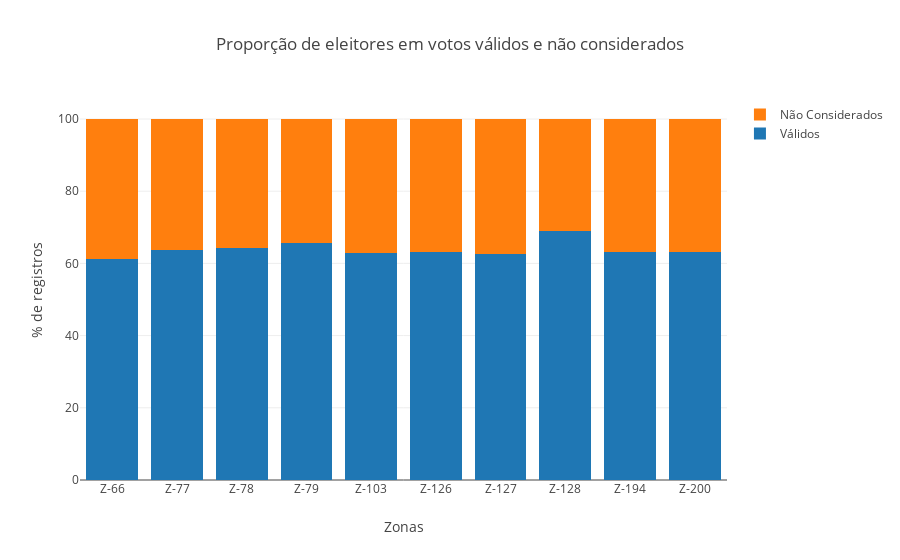

Write notebook code for a chart like this one.
### Markdown cell above
#### Proporção de eleitores considerados (votos válidos) em relação aos não considerados

### Code cell
agrupado_por_zona = getConsolidateNumbersByZona(df_detalhe)
zonas = agrupado_por_zona.index.values

_zonas = list(map(lambda z : 'Z-{}'.format(z), zonas))

props = ['votos_nominais', 'nao_considerados']
labels = { 'votos_nominais': 'Válidos', 'nao_considerados': 'Não Considerados' }
title = 'Proporção de eleitores em votos válidos e não considerados'
traces = generateDataToStackedBar(go=go, x=_zonas, props=props, labels=labels, df=agrupado_por_zona)
fig = generatedStackedBar(go=go, data=traces, title=title, x='Zonas', y='% de registros')
py.iplot(fig)

### Figure 1 — Plotly figure (JSON) as saved in the notebook; plotly's stock layout.template omitted (floating-point values rounded to 4 significant figures)
{"data": [{"name": "Válidos", "type": "bar", "uid": "3d611849-e341-11e8-8177-5cc9d399d62a", "x": ["Z-66", "Z-77", "Z-78", "Z-79", "Z-103", "Z-126", "Z-127", "Z-128", "Z-194", "Z-200"], "y": [61.33, 63.6, 64.35, 65.53, 62.75, 63.21, 62.72, 69.06, 63.15, 63.21]}, {"name": "Não Considerados", "type": "bar", "uid": "3d61184a-e341-11e8-8177-5cc9d399d62a", "x": ["Z-66", "Z-77", "Z-78", "Z-79", "Z-103", "Z-126", "Z-127", "Z-128", "Z-194", "Z-200"], "y": [38.67, 36.4, 35.65, 34.47, 37.25, 36.79, 37.28, 30.94, 36.85, 36.79]}], "layout": {"barmode": "stack", "title": "Proporção de eleitores em votos válidos e não considerados", "xaxis": {"title": "Zonas"}, "yaxis": {"title": "% de registros"}}}
